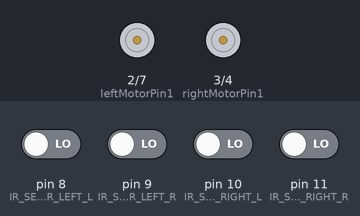
Simulated run of this sketch. Board: Arduino Uno, built with avr-gcc and run on an emulated ATmega328P. On the bench: motor-driver pin pairs drawn as motors (green arrow = first pin HIGH = forward, orange = second pin HIGH = backward, longer = more drive, scaled by the enable pin). Inputs (shaded band) come from the test bench; at power-on: pin 8 (IR_SENSOR_LEFT_L), pin 9 (IR_SENSOR_LEFT_R), pin 10 (IR_SENSOR_RIGHT_L), pin 11 (IR_SENSOR_RIGHT_R) LOW.

Above: at 1.2 s.
1.3 s: pin 9 (IR_SENSOR_LEFT_R) driven HIGH
At 2.0 s:
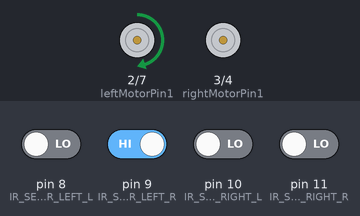
2.8 s: pin 10 (IR_SENSOR_RIGHT_L) driven HIGH
At 3.1 s:
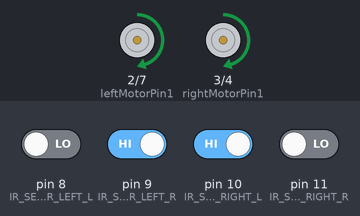
4.3 s: pin 9 (IR_SENSOR_LEFT_R) driven LOW
At 5.5 s:
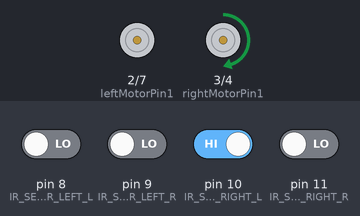
Timing chart, 0 to 7.3 s (numbered marks = the images above; inputs shaded):
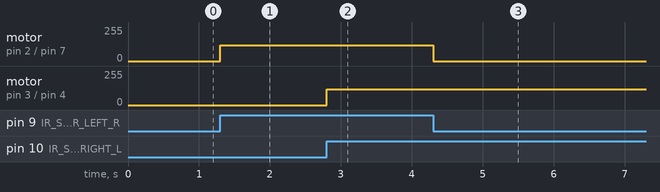

The sketch:

Line_Following_Robot.ino
```cpp
#define IR_SENSOR_LEFT_L 8
#define IR_SENSOR_LEFT_R 9
#define IR_SENSOR_RIGHT_L 10
#define IR_SENSOR_RIGHT_R 11


#define MOTOR_SPEED 120

//Right motor
int enableRightMotor = 5;
int rightMotorPin1 = 3;
int rightMotorPin2 = 4;

//Left motor
int enableLeftMotor = 6;
int leftMotorPin1 = 2;
int leftMotorPin2 = 7;

void setup() {
  // put your setup code here, to run once:
  pinMode(enableRightMotor, OUTPUT);
  pinMode(rightMotorPin1, OUTPUT);
  pinMode(rightMotorPin2, OUTPUT);

  pinMode(enableLeftMotor, OUTPUT);
  pinMode(leftMotorPin1, OUTPUT);
  pinMode(leftMotorPin2, OUTPUT);

  pinMode(IR_SENSOR_RIGHT_R, INPUT);
  pinMode(IR_SENSOR_LEFT_R, INPUT);
  pinMode(IR_SENSOR_RIGHT_L, INPUT);
  pinMode(IR_SENSOR_LEFT_L, INPUT);
  rotateMotor(0, 0);
  Serial.begin(9600);
}


void loop() {
  // Read the status of the four sensors
  int leftIRSensorValue_R = digitalRead(IR_SENSOR_LEFT_R);
  int rightIRSensorValue_L = digitalRead(IR_SENSOR_RIGHT_L);
  int leftIRSensorValue_L = digitalRead(IR_SENSOR_LEFT_L);
  int rightIRSensorValue_R = digitalRead(IR_SENSOR_RIGHT_R);

  // If both of the middle sensors detcts black line, go straight
  if(rightIRSensorValue_L == 1 && leftIRSensorValue_R == 1) {
    rotateMotor(MOTOR_SPEED, MOTOR_SPEED);
  }

  //If left most sensor or if only left middle sensor detects black line, then turn left
  else if (rightIRSensorValue_L == LOW && leftIRSensorValue_R == HIGH) {
    turnLeft();
  }
  //If right most sensor or if only right middle sensor detects black line, then turn right
  else if (rightIRSensorValue_L == HIGH && leftIRSensorValue_R == LOW) {
    turnRight();
  }
  //If none of the sensors detect black line, then stop
  else if (rightIRSensorValue_L == LOW && leftIRSensorValue_R == LOW) {
    stop();
  }
  else{
    stop();
  }
}

// Function to rotate the motors
void rotateMotor(int rightMotorSpeed, int leftMotorSpeed) {

  if (rightMotorSpeed < 0) {
    digitalWrite(rightMotorPin1, LOW);
    digitalWrite(rightMotorPin2, HIGH);
  } else if (rightMotorSpeed > 0) {
    digitalWrite(rightMotorPin1, HIGH);
    digitalWrite(rightMotorPin2, LOW);
  } else {
    digitalWrite(rightMotorPin1, LOW);
    digitalWrite(rightMotorPin2, LOW);
  }

  if (leftMotorSpeed < 0) {
    digitalWrite(leftMotorPin1, LOW);
    digitalWrite(leftMotorPin2, HIGH);
  } else if (leftMotorSpeed > 0) {
    digitalWrite(leftMotorPin1, HIGH);
    digitalWrite(leftMotorPin2, LOW);
  } else {
    digitalWrite(leftMotorPin1, LOW);
    digitalWrite(leftMotorPin2, LOW);
  }
  analogWrite(enableRightMotor, abs(rightMotorSpeed));
  analogWrite(enableLeftMotor, abs(leftMotorSpeed));
}

// Turn car left direction
void turnLeft(){
  rotateMotor(0, MOTOR_SPEED);
}

// Turn car right direction
void turnRight(){
  rotateMotor(MOTOR_SPEED, 0);
}

// Move car forward
void moveForward(){
  rotateMotor(MOTOR_SPEED, MOTOR_SPEED);
}

// Stop car
void stop(){
  rotateMotor(0, 0);
}
```

Measured:
- after the input at 1.3 s, motor on pin 2 (leftMotorPin1) / pin 7 (leftMotorPin2): stopped → forward 120/255 at once
- after the input at 2.8 s, motor on pin 3 (rightMotorPin1) / pin 4 (rightMotorPin2): stopped → forward 120/255 at once
- after the input at 4.3 s, motor on pin 2 (leftMotorPin1) / pin 7 (leftMotorPin2): forward 120/255 → stopped at once
